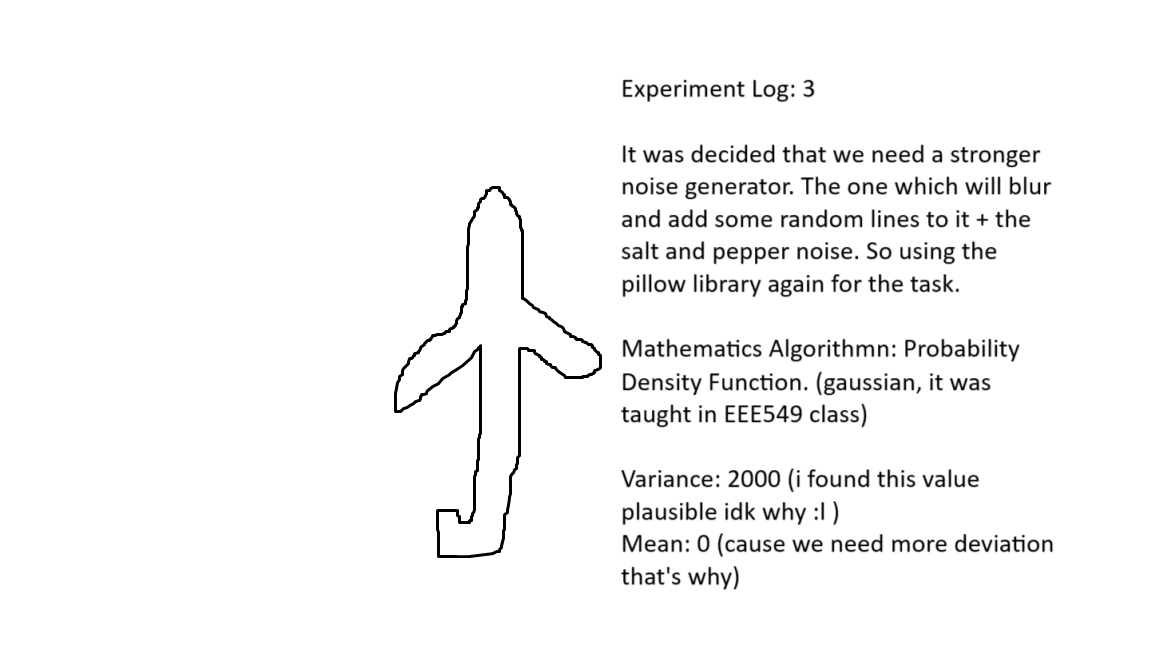
#> input picture Noise_Generator/input_image3.png, 1152 x 648 px
$ python noise_generator3.py
#> lines starting #> are read from the running program, lines starting #| are printed output that depends on the picture
from PIL import Image, ImageFilter, ImageDraw
import numpy as np
import random
import os

os.chdir("C:\\Users\\soumy\\OneDrive\\Desktop\\Python")

def add_noise(image_path, output_path, noise_type="gaussian", mean=0, var=2000, blur_section=False, num_lines=5): #ADDED THIS NUMBER OF LINES BECUASE WE NEEDED A NEW TYPE OF NOSIE. WHICH WE CHOSE AS LINES.
    '''The third try for the noise_generator function. This time we needed to add random lines with blur and salt and pepper.
    The coordinates are random and so is the lines. their lengths but i have fixed the number of lines till 5. haven't tested it against
    A.I. right now.
    The function used to generate salt n pepper noise is the gaussian. probability density function.'''
#> called with image_path = 'input_image3.png', output_path = 'airplane_noise_blur_lines2.png', noise_type = 'gaussian', mean = 0, var = 2000, blur_section = True, num_lines = 7
    image = Image.open(image_path)
#> image is the input picture: PIL image 1152x648 RGBA; mean R, G, B, A 247.1, 247.1, 247.1, 255
    image = np.array(image)

    if noise_type == "gaussian":
        row, col, ch = image.shape
#> row = 648; col = 1152; ch = 4
        sigma = var**0.5
        gauss = np.random.normal(mean, sigma, (row, col, ch))
        noisy_image = image + gauss
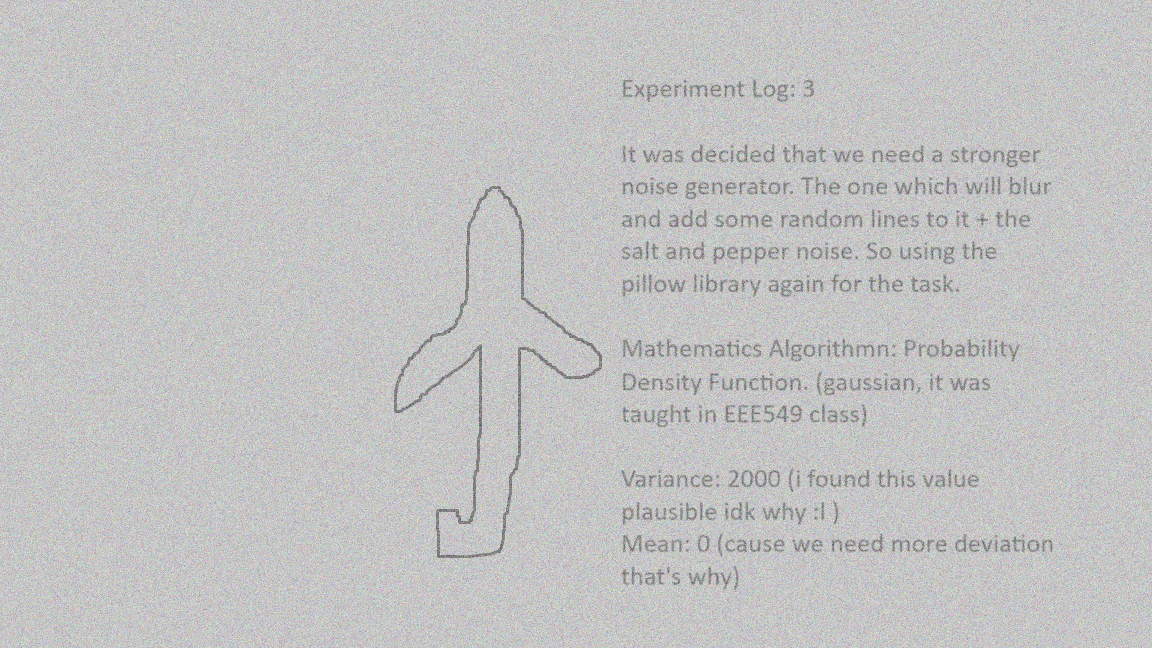
#> noisy_image: shape (648, 1152, 4) float64; mean R, G, B, A 247.1, 247.1, 247, 255.1; transparent parts drawn white
    elif noise_type == "salt_pepper":

        row, col, ch = image.shape
        s_vs_p = 150
        amount = 50
        noisy_image = np.copy(image)

       #white noise
        num_salt = np.ceil(amount * image.size * s_vs_p)
        coords = [np.random.randint(0, i - 1, int(num_salt)) for i in image.shape]
        noisy_image[coords[0], coords[1], :] = 255

        #black noise
        num_pepper = np.ceil(amount * image.size * (1. - s_vs_p))
        coords = [np.random.randint(0, i - 1, int(num_pepper)) for i in image.shape]
        noisy_image[coords[0], coords[1], :] = 0
    else:
        raise ValueError("noise type is not there.")

    noisy_image = np.clip(noisy_image, 0, 255).astype(np.uint8) #to understand this read the previous function. I am reducing the comments from this
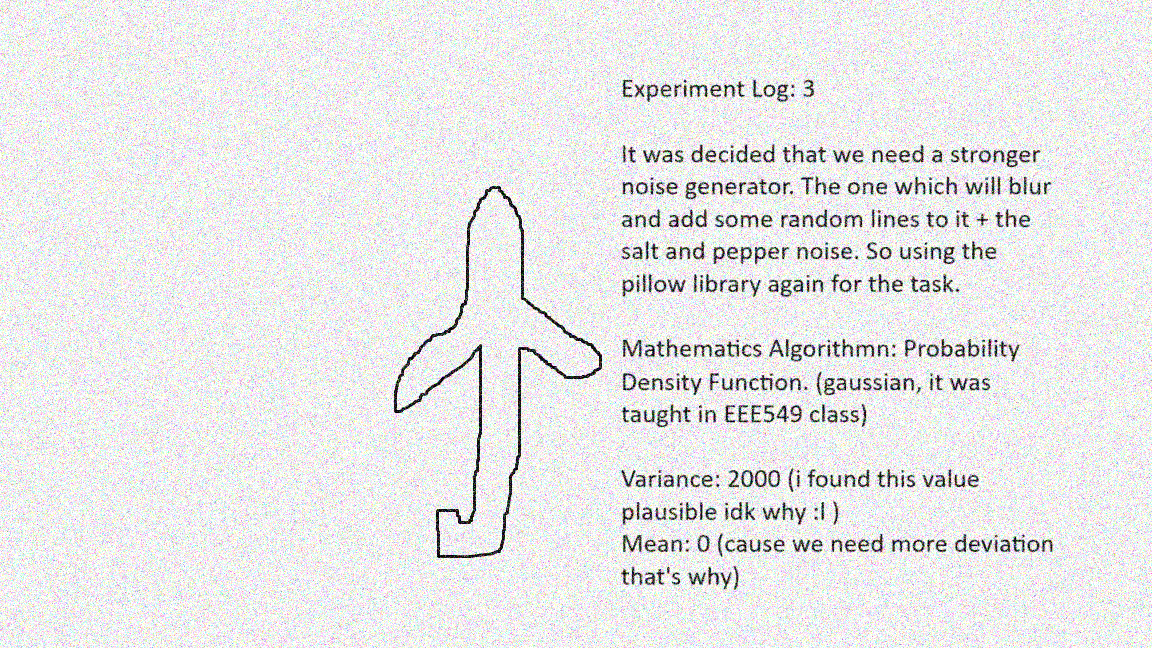
#> noisy_image: shape (648, 1152, 4); mean R, G, B, A 230.1, 230.1, 230.1, 236.9; transparent parts drawn white

    noisy_image_pil = Image.fromarray(noisy_image)

    # THIS IS THE NEW SECTION. I HAVE ADDED THIS AS THIS WILL DRAW RANDOM LINES.
    draw = ImageDraw.Draw(noisy_image_pil)
    width, height = noisy_image_pil.size
#> width = 1152; height = 648
    for _ in range(num_lines):
        # FOR NOW THE START AND END POINTS FOR THE LINES ARE RANDOM.
        x1, y1 = random.randint(0, width), random.randint(0, height)
        x2, y2 = random.randint(0, width), random.randint(0, height)
        #line_color = tuple(np.random.randint(0, 256, size=3))  # UNCOMMENT THIS TO GET COLOR LINES
        draw.line((x1, y1, x2, y2), fill=(0,0,0), width=random.randint(1, 3))
                                    #this is where the line_color will come. in fill
    if blur_section:

        x1 = random.randint(0, width // 2)
#> x1 = 453
        y1 = random.randint(0, height // 2)
#> y1 = 266
        x2 = random.randint(x1 + width // 4, width)
#> x2 = 874
        y2 = random.randint(y1 + height // 4, height)
#> y2 = 443


        section = noisy_image_pil.crop((x1, y1, x2, y2))
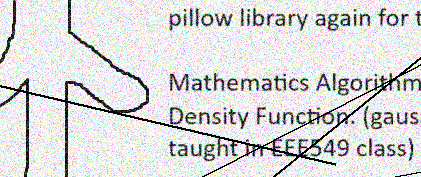
#> section: PIL image 421x177 RGBA; mean R, G, B, A 213.9, 213.7, 213.7, 237.3; transparent parts drawn white
        blurred_section = section.filter(ImageFilter.BLUR)
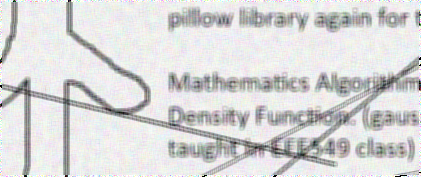
#> blurred_section: PIL image 421x177 RGBA; mean R, G, B, A 214, 213.7, 213.7, 237.3; transparent parts drawn white
        noisy_image_pil.paste(blurred_section, (x1, y1, x2, y2))
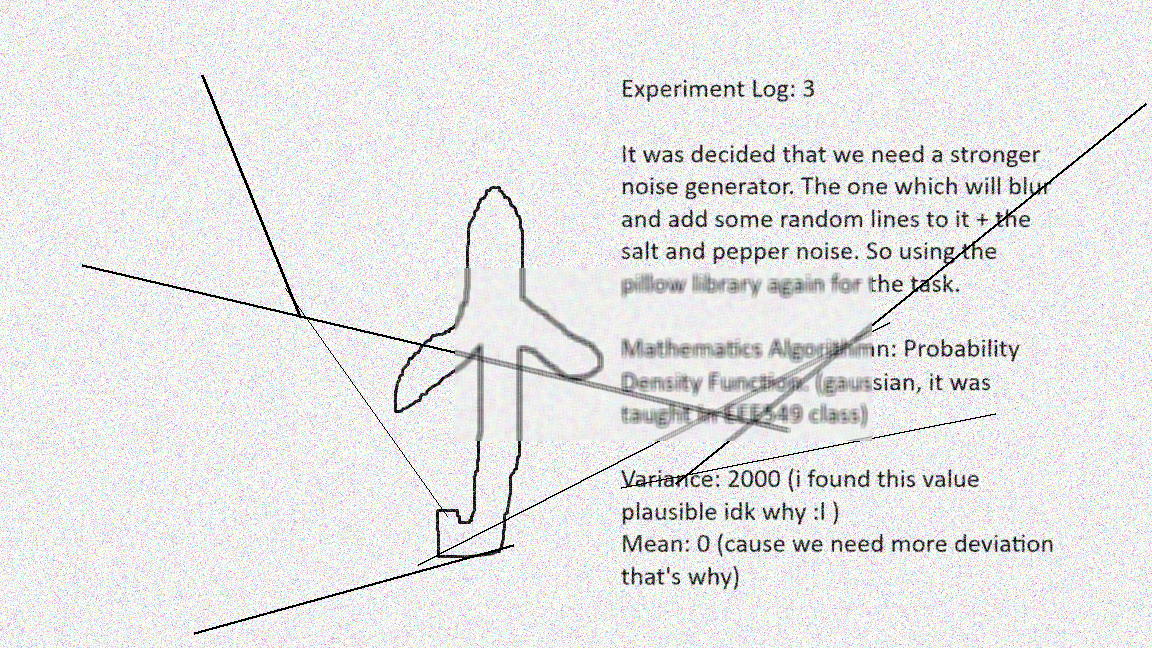
#> noisy_image_pil: PIL image 1152x648 RGBA; mean R, G, B, A 228.4, 228.4, 228.4, 237.1; transparent parts drawn white

    noisy_image_pil.save(output_path)

    print(f"Noise, random lines, and blurred section saved to {output_path}")

input_image = "input_image3.png"
output_image = "airplane_noise_blur_lines2.png"
add_noise(input_image, output_image, noise_type="gaussian", mean=0, var=2000, blur_section=True, num_lines=7)

$ run again, with Noise_Generator/input_image2.png copied over Noise_Generator/input_image3.png
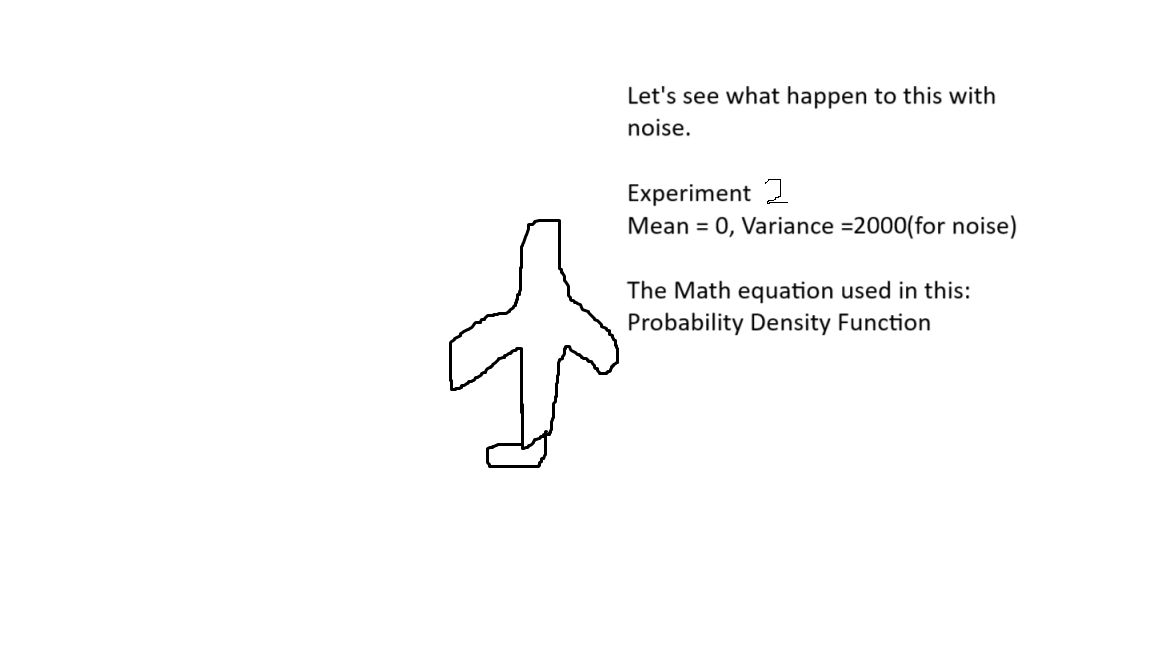
#> input picture Noise_Generator/input_image2.png, 1152 x 648 px
#> in add_noise, image is the input picture: PIL image 1152x648 RGBA; mean R, G, B, A 251.5, 251.5, 251.5, 255
#> in add_noise, `x1 = random.randint(0, width // 2)`: x1 = 453
#> in add_noise, `y1 = random.randint(0, height // 2)`: y1 = 266
#> in add_noise, `x2 = random.randint(x1 + width // 4, width)`: x2 = 874
#> in add_noise, `y2 = random.randint(y1 + height // 4, height)`: y2 = 443
#> in add_noise, `blurred_section = section.filter(ImageFilter.BLUR)`:
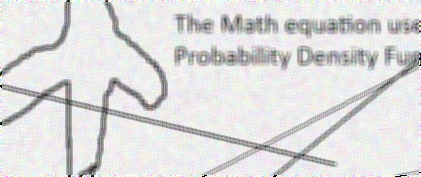
#> blurred_section: PIL image 421x177 RGBA; mean R, G, B, A 220.2, 219.8, 219.9, 237.3; transparent parts drawn white
#> in add_noise, `noisy_image_pil.paste(blurred_section, (x1, y1, x2, y2))`:
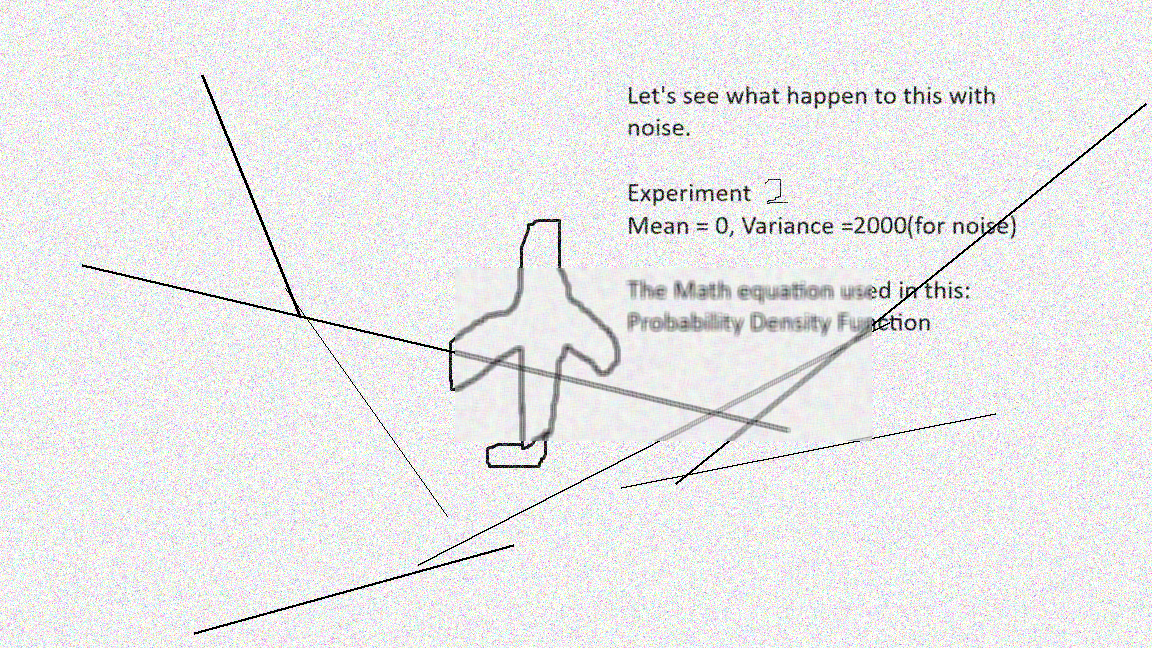
#> noisy_image_pil: PIL image 1152x648 RGBA; mean R, G, B, A 232.2, 232.2, 232.2, 237.1; transparent parts drawn white
